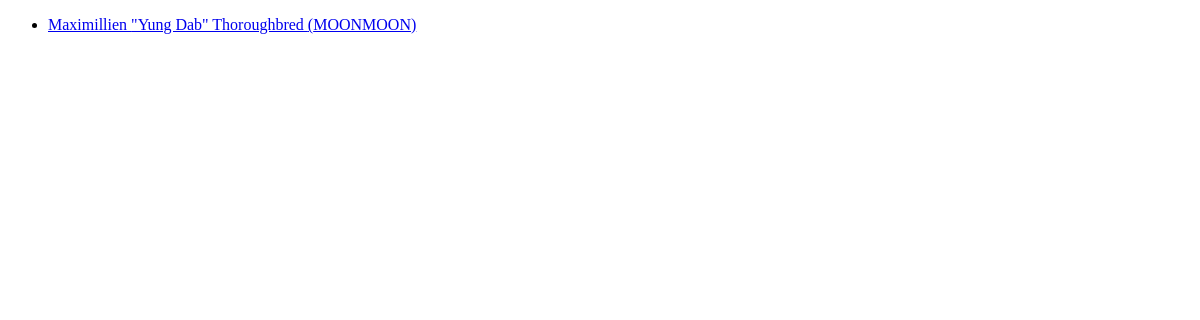
The page /lastSeenRP/ on the database as committed earlier.
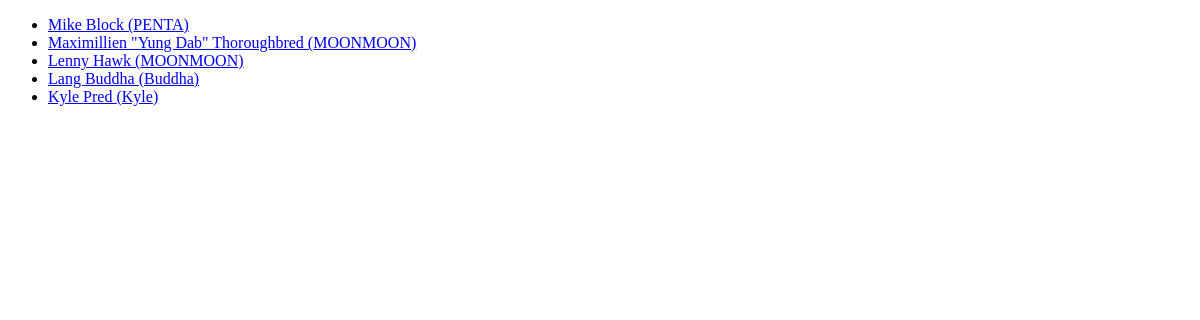
The same page on the database as committed later.
### lastSeenRP/models.py (models this page shows, shortened)
class rpCharacter(models.Model):
    character_first_name = models.CharField(max_length=30)
    character_last_name = models.CharField(max_length=45)
    character_played_by = models.CharField(max_length=50)

### lastSeenRP/views.py (the view)
# urls.py: path('', views.index, name='index'),
def index(request):
    '''template = loader.get_template('lastSeenRP/index.html')
    context = {
        'latest_character_list' : latest_character_list,
    }
    return HttpResponse(template.render(context, request))'''
    latest_character_list = rpCharacter.objects.order_by('-character_first_name')[:5]
    context = {'latest_character_list': latest_character_list}
    return render(request, 'lastSeenRP/index.html', context)

### lastSeenRP/templates/lastSeenRP/index.html (shortened to what this page needs)
<!DOCTYPE html>
<html lang="en-US">
  <head>
  </head>
  <body>
    {%if latest_character_list %}
        <ul>
            {% for character in latest_character_list%}
            <li><a href="{% url 'lastSeenRP:character' character.character_first_name character.character_last_name%}">{{character.character_first_name}} {{character.character_last_name}} ({{character.character_played_by}})  </a></li>
            {% endfor %}
    {% else %}
            <p> No characters are available. </p>
    {% endif %}
  </body>
</html>

Rows that differ between the two databases and show on the page:
added rpCharacter: character_first_name "Mike", character_last_name "Block", character_played_by "PENTA"
changed rpCharacter: character_first_name "Maximillien" → "Maximillien \"Yung Dab\""; character_last_name "\"Yung Dab\" Thoroughbred" → "Thoroughbred"
added rpCharacter: character_first_name "Lenny", character_last_name "Hawk", character_played_by "MOONMOON"
added rpCharacter: character_first_name "Lang", character_last_name "Buddha", character_played_by "Buddha"
added rpCharacter: character_first_name "Kyle", character_last_name "Pred", character_played_by "Kyle"
